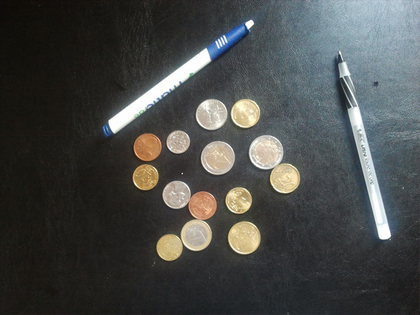
%> input picture ps2_matlab_Haoyang_Zeng/ps2-input1.png, 420 x 315 px, shrunk from 683 x 512 before the run
$ octave ps2_4_c.m   (GNU Octave 9; MATLAB toolbox functions it lacks are replaced by stand-ins)
%> lines starting %> are read from the running program, lines starting %| are printed output that depends on the picture; in (x1, y1, x2, y2) boxes, pixels count from 0 and x2, y2 are one past the last pixel; in counts of white or black regions, pixels touching at a corner belong together; the program's own positions count from 1
### ps2_matlab_Haoyang_Zeng/hough_lines_acc.m
function [H, theta, rho] = hough_lines_acc(img_edges);
BW = img_edges;
theta = (-90:0.5:89); %initilize theta;
[M,N] = size(img_edges);
D = sqrt((M-1)^2+(N-1)^2);
rhoResolution = 0.5;
Bound = ceil(D/rhoResolution) * rhoResolution;
rho = (-Bound:rhoResolution:Bound); %initilize tho;
H = zeros(length(rho),length(theta)); %initilize H;
cost = cos(theta*pi/180);
sint = sin(theta*pi/180);
%get the value of H matrix
for y = 1:M
    for x = 1:N
        if BW(y,x)
            r = (x-1)*cost+(y-1)*sint;
            r = round(r/rhoResolution)+ceil(D/rhoResolution)+1;
            for k = 1:length(theta*pi/180)
                H(r(k),k) = H(r(k),k)+1;
            end
        end
    end
end
end

### ps2_matlab_Haoyang_Zeng/hough_lines_draw.m
function hough_lines_draw(img,peaks,rho,theta)
i = 1;
[X, Y] = size(peaks);
while 1
    %read the top X peeks value
    xr = peaks(i,1);
    xt = peaks(i,2);
    %find the corresponding rho and theta values
    r = rho(1,xr);
    t = theta(1,xt);
    %special condition when theta equals 0
    if t == 0
        y = [-1000,1000]
        x = [r,r]
    %common conditions
    else
        x = [-1000,1000]
        y = (r/sind(t))-x.*cosd(t)./sind(t);
    end
    plot(x,y,'LineWidth',2,'Color','green')
    i = i + 1;
    if i > X
        break
    end
end
end

### ps2_matlab_Haoyang_Zeng/ps2_4_c.m
I = imread('ps2-input1.png');
%> I is the input picture: size 315x420x3 uint8; mean R, G, B 71.2, 73.3, 71.9
gray = rgb2gray(I);
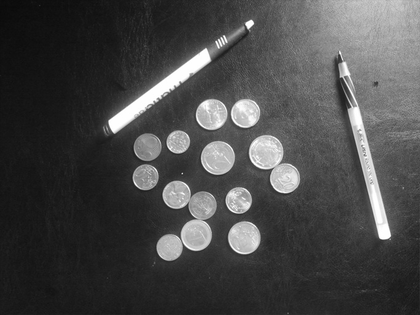
%> gray: size 315x420 uint8; min 10, max 255, mean 72.5
smooth = imgaussfilt(gray,10)
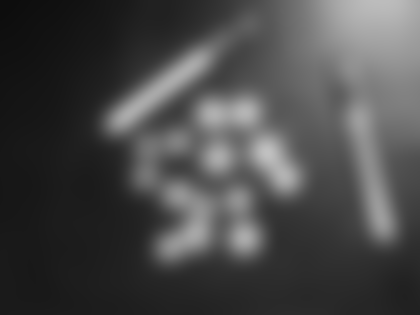
%> smooth: size 315x420 uint8; min 13, max 192, mean 72.5
BW = edge(smooth, 'canny')
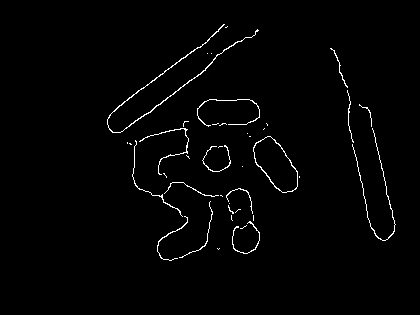
%> BW: size 315x420 logical; 1.5% white in thin lines or dots, all inside (x1, y1, x2, y2) = (107, 24, 396, 261)
[H,T,R] = hough_lines_acc(BW);
%> after the loop in hough_lines_acc, `for y = 1:M`:
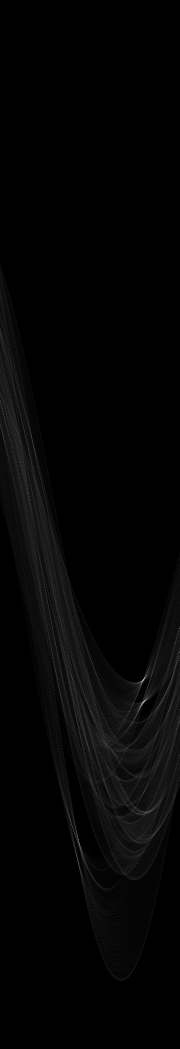
%> H: size 2097x359 double (shown at 1/2 size); min 0, max 54, mean 1; drawn with min black and max white
%> after the loop in hough_lines_acc, `for y = 1:M`: r = 359 values, max 1671 at index 289, min 529 at index 1, mean 1264.4
%> T = 359 values from -90 to 89; R = 2097 values from -524 to 524
P = houghpeaks(H,10);
%> P = [1361 287; 1404 288; 1679 157; 1717 155; 801 1; 849 1; 1411 283; 659 1; 1317 181]
imshow(H,[],'XData',T,'YData',R,'InitialMagnification','fit');
xlabel('\theta'), ylabel('\rho');
axis on, axis normal, hold on;
plot(T(P(:,2)),R(P(:,1)),'s','color','white');
hough_lines_draw(I,P,R,T)
%> in hough_lines_draw, `[X, Y] = size(peaks);`: X = 9; Y = 2
%> the loop in hough_lines_draw, `while 1` made 9 passes
%> (xr, xt, r, t, y) on passes 1 to 8: (1361, 287, 156, 53, [948.9 -558.2]), (1404, 288, 177.5, 53.5, [960.8 -519.2]), (1679, 157, 315, -12, [-6219.7 3189.6]), (1717, 155, 334, -13, [-5816.2 2846.7]), (801, 1, -124, -90, [124 124]), (849, 1, -100, -90, [100 100]), (1411, 283, 181, 51, [1042.7 -576.9]), (659, 1, -195, -90, [195 195])
%> (xr, xt, r, t, x) on pass 9: (1317, 181, 134, 0, [134 134])
%> after the loop in hough_lines_draw, `while 1`: i = 10; y = [-1000 1000]
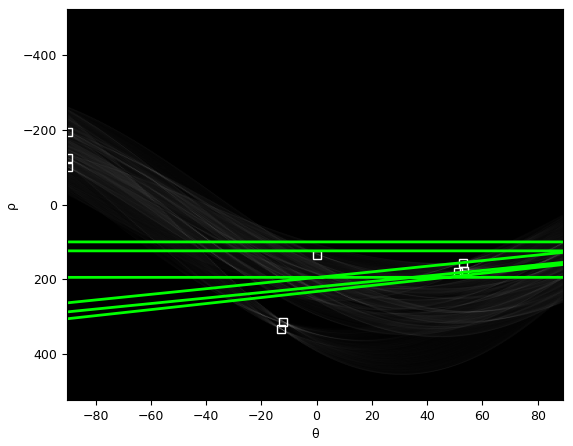
%> figure redrawn from the program's plot data

$ run again, with ps2_matlab_Haoyang_Zeng/ps2-input2.png copied over ps2_matlab_Haoyang_Zeng/ps2-input1.png
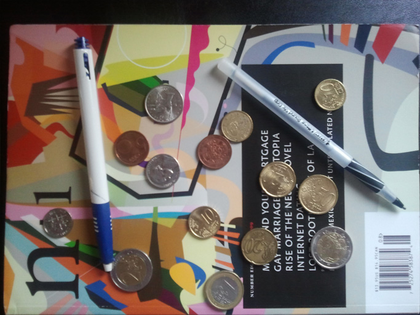
%> input picture ps2_matlab_Haoyang_Zeng/ps2-input2.png, 420 x 315 px, shrunk from 683 x 512 before the run
%> I is the input picture: size 315x420x3 uint8; mean R, G, B 118.3, 110.5, 105.7
%> BW: size 315x420 logical; 3.2% white in thin lines or dots
%> after the loop in hough_lines_acc, `for y = 1:M`:
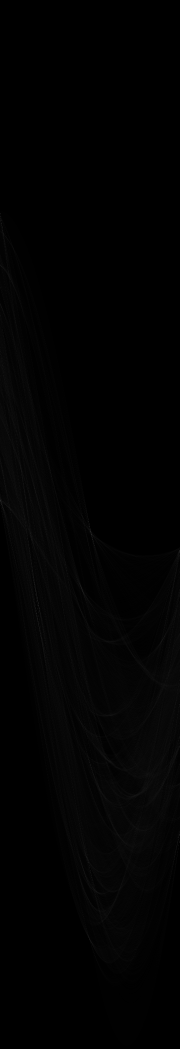
%> H: size 2097x359 double (shown at 1/2 size); min 0, max 106, mean 2
%> after the loop in hough_lines_acc, `for y = 1:M`: r = 359 values from 423 to 1675
%> T = 359 values from -90 to 89; R = 2097 values from -524 to 524
%> P = [1001 1; 427 1; 1064 182; 1881 181; 1529 181]
%> X = 5; Y = 2
%> the loop in hough_lines_draw, `while 1` made 5 passes
%> (xr, xt, r, t, y) on passes 1 to 3: (1001, 1, -24, -90, [24 24]), (427, 1, -311, -90, [311 311]), (1064, 182, 7.5, 0.5, [115448.1 -113729.2])
%> after the loop in hough_lines_draw, `while 1`: i = 6; y = [-1000 1000]
%> `hough_lines_draw(I,P,R,T)`:
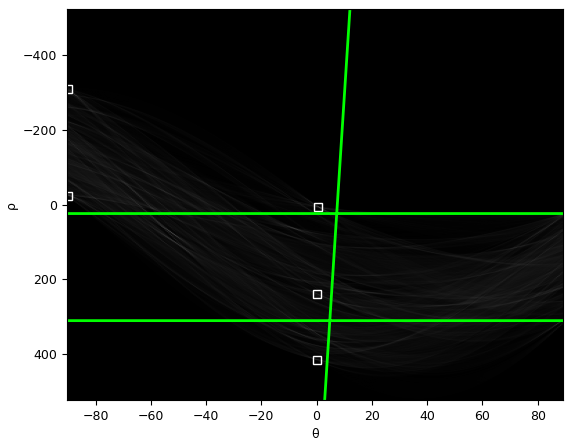
%> figure redrawn from the program's plot data

$ run again, with ps2_matlab_Haoyang_Zeng/ps2-input0-noise.png copied over ps2_matlab_Haoyang_Zeng/ps2-input1.png
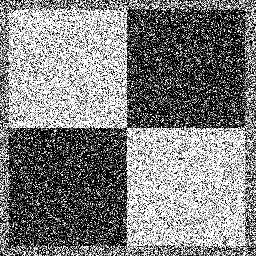
%> input picture ps2_matlab_Haoyang_Zeng/ps2-input0-noise.png, 256 x 256 px
%> I is the input picture: size 256x256 uint8; min 0, max 255, mean 127.6
%> `BW = edge(smooth, 'canny')`:
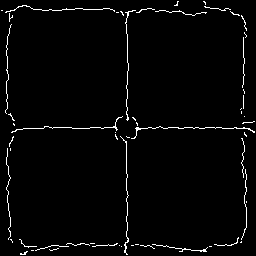
%> BW: size 256x256 logical; 2.4% white in thin lines or dots
%> after the loop in hough_lines_acc, `for y = 1:M`: r = 359 values, max 1291 at index 304, min 215 at index 1, mean 882.3
%> T = 359 values from -90 to 89; R = 1445 values from -361 to 361
%> P = [977 181; 467 1; 1209 181; 233 1; 705 1; 737 181]
%> X = 6; Y = 2
%> the loop in hough_lines_draw, `while 1` made 6 passes
%> (xr, xt, r, t, x) on passes 1, 3, 6: (977, 181, 127, 0, [127 127]), (1209, 181, 243, 0, [243 243]), (737, 181, 7, 0, [7 7])
%> after the loop in hough_lines_draw, `while 1`: i = 7; y = [-1000 1000]
%> `hough_lines_draw(I,P,R,T)`:
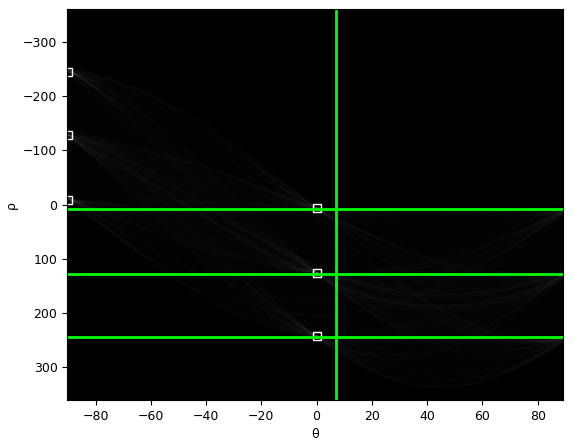
%> figure redrawn from the program's plot data
